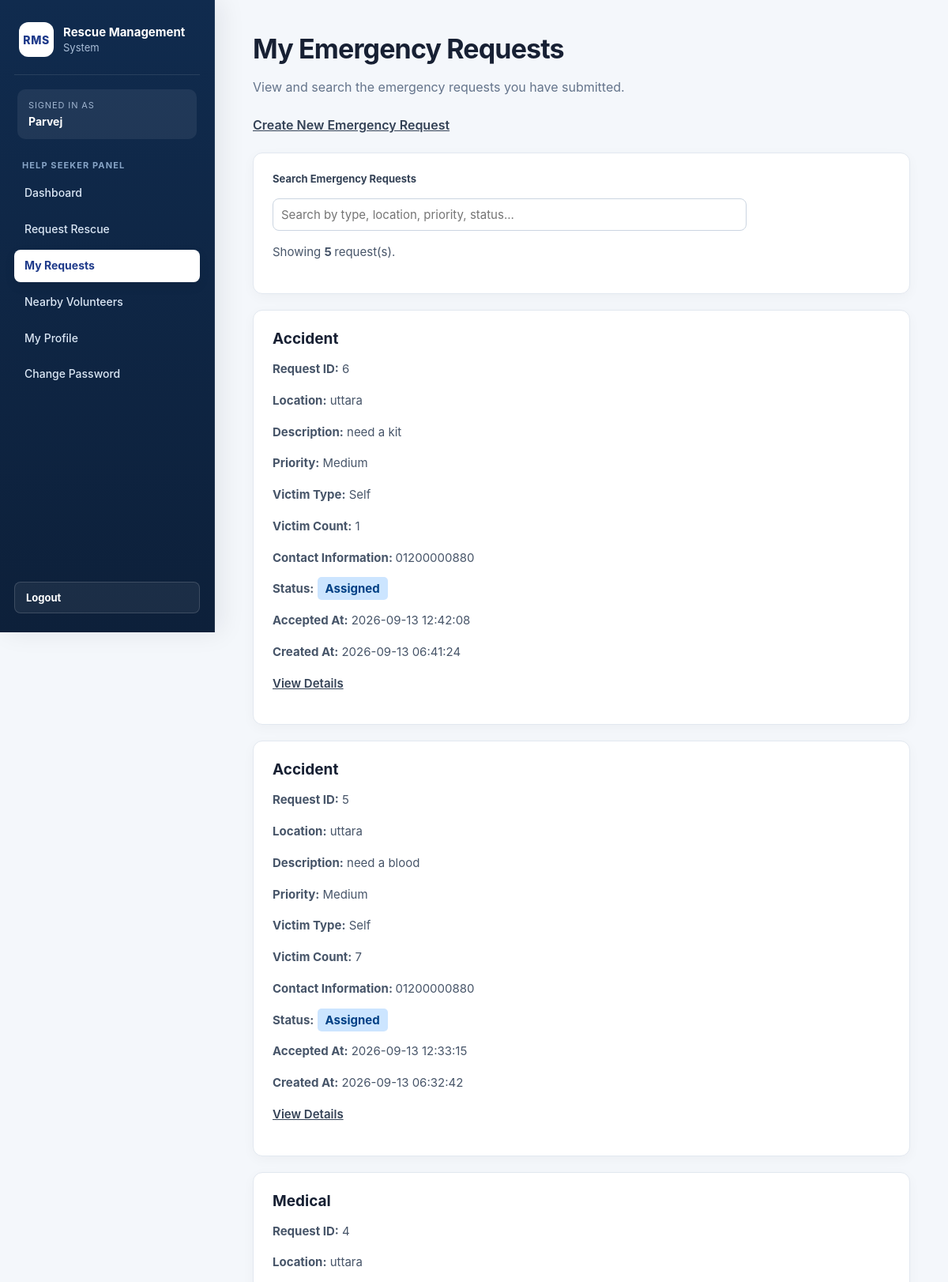
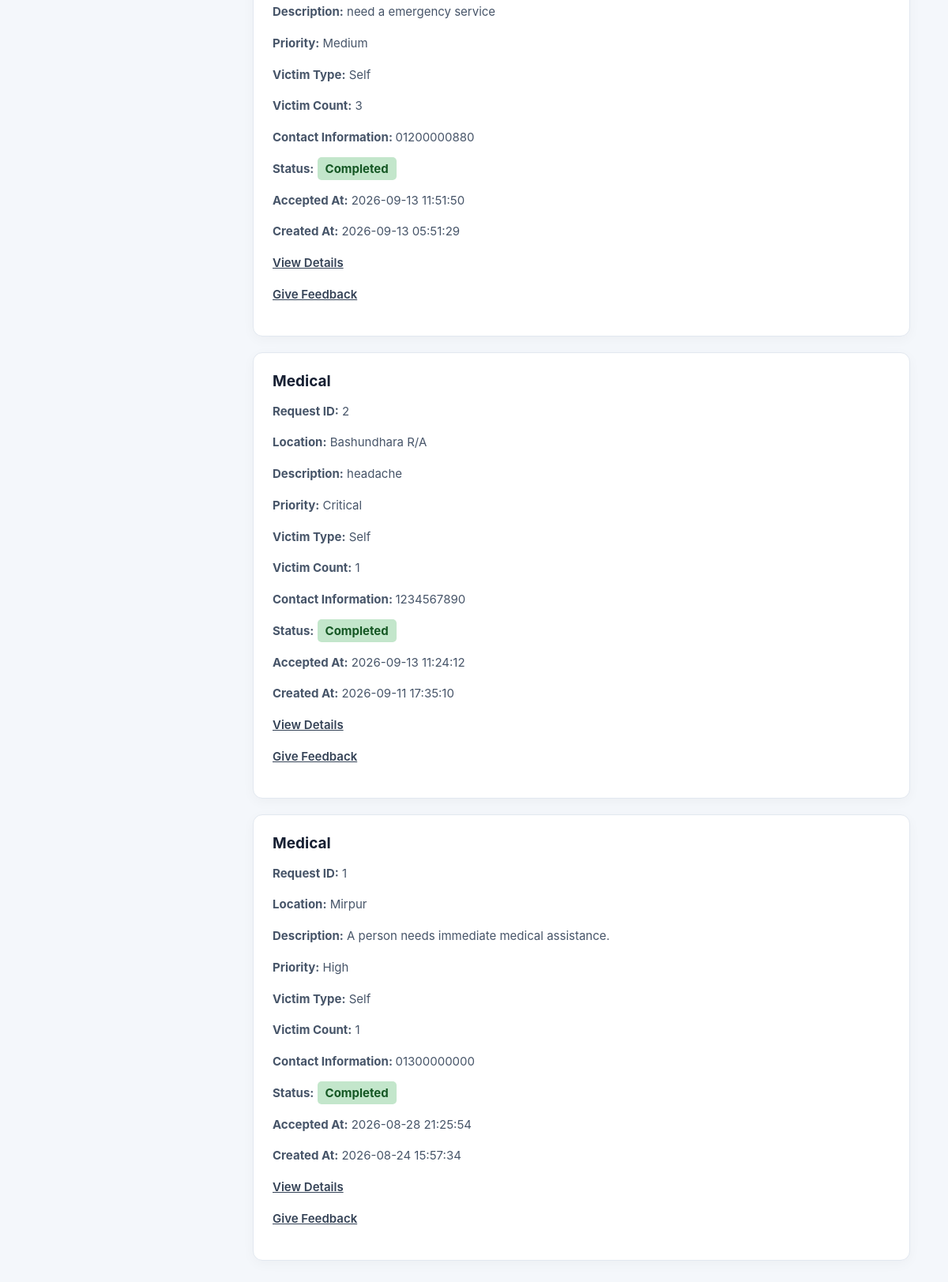
The app's page /index.php?page=helpseeker-requests (signed in) with its own data (2 pictures, top to bottom).
### tables this page shows
CREATE TABLE `emergency_requests` (
  `id` int(11) NOT NULL,
  `help_seeker_id` int(11) NOT NULL,
  `emergency_type` varchar(50) NOT NULL,
  `location` varchar(255) NOT NULL,
  `description` text NOT NULL,
  `priority` enum('low','medium','high','critical') NOT NULL DEFAULT 'medium',
  `victim_type` enum('self','other') NOT NULL DEFAULT 'self',
  `victim_information` text DEFAULT NULL,
  `victim_count` int(11) NOT NULL DEFAULT 1,
  `contact_information` varchar(150) NOT NULL,
  `status` enum('pending','assigned','ongoing','completed','cancelled') NOT NULL DEFAULT 'pending',
  `created_at` timestamp NOT NULL DEFAULT current_timestamp(),
  `updated_at` timestamp NOT NULL DEFAULT current_timestamp() ON UPDATE current_timestamp(),
  `volunteer_id` int(11) DEFAULT NULL,
  `accepted_at` datetime DEFAULT NULL
);

### models/HelpSeekerModel.php (called while the page is built, shortened)
<?php
function getHelpSeekerRequests(
    $conn,
    $help_seeker_id
) {
    $sql = "SELECT *
            FROM emergency_requests
            WHERE help_seeker_id = ?
            ORDER BY id DESC";
    $stmt = mysqli_prepare(
        $conn,
        $sql
    );
    mysqli_stmt_bind_param(
        $stmt,
        "i",
        $help_seeker_id
    );
    mysqli_stmt_execute($stmt);
    $result =
        mysqli_stmt_get_result($stmt);
    $requests = [];
    while (
        $row =
        mysqli_fetch_assoc($result)
    ) {
        $requests[] = $row;
    }
    return $requests;
}

### views/helpseeker/requests.php (the view, shortened to what this page needs)
<?php
require_once "views/partials/header.php";
require_once "views/partials/sidebar.php";
?>
<div class="content">
    <h1>My Emergency Requests</h1>
    <p>
        View and search the emergency requests you have submitted.
    </p>
    <p>
        <a href="index.php?page=helpseeker-request-create">
            Create New Emergency Request
        </a>
    </p>
    <div class="card">
        <label for="helpSeekerRequestSearch">
            <strong>Search Emergency Requests</strong>
        </label>
        <input
            type="search"
            id="helpSeekerRequestSearch"
            placeholder="Search by type, location, priority, status..."
            autocomplete="off"
        >
        <p id="helpSeekerSearchMessage">
            Showing
            <strong id="helpSeekerRequestCount">
                <?php echo count($requests); ?>
            </strong>
            request(s).
        </p>
    </div>
    <div id="helpSeekerRequestList">
        <?php if (empty($requests)): ?>
            <div class="card">
                <h3>No Emergency Requests</h3>
                <p>
                    You have not submitted any emergency requests yet.
                </p>
                <p>
                    <a href="index.php?page=helpseeker-request-create">
                        Create Emergency Request
                    </a>
                </p>
            </div>
        <?php else: ?>
            <?php foreach ($requests as $request): ?>
                <div class="card">
                    <h3>
                        <?php
                        echo htmlspecialchars(
                            ucfirst(
                                $request['emergency_type']
                            )
                        );
                        ?>
                    </h3>
                    <p>
                        <strong>Request ID:</strong>
                        <?php
                        echo (int)$request['id'];
                        ?>
                    </p>
                    <p>
                        <strong>Location:</strong>
                        <?php
                        echo htmlspecialchars(
                            $request['location']
                        );
                        ?>
                    </p>
                    <p>
                        <strong>Description:</strong>
                        <?php
                        echo htmlspecialchars(
                            $request['description']
                        );
                        ?>
                    </p>
                    <p>
                        <strong>Priority:</strong>
                        <?php
                        echo htmlspecialchars(
                            ucfirst(
                                $request['priority']
                            )
                        );
                        ?>
                    </p>
                    <p>
                        <strong>Victim Type:</strong>
                        <?php
                        echo htmlspecialchars(
                            ucfirst(
                                $request['victim_type']
                            )
                        );
                        ?>
                    </p>
                    <p>
                        <strong>Victim Count:</strong>
                        <?php
                        echo (int)$request[
                            'victim_count'
                        ];
                        ?>
                    </p>
                    <p>
                        <strong>
                            Contact Information:
                        </strong>
                        <?php
                        echo htmlspecialchars(
                            $request[
                                'contact_information'
                            ]
                        );
                        ?>
                    </p>
                    <p>
                        <strong>Status:</strong>
                        <?php
                        $status =
                            $request['status']
                            ?? 'pending';
                        $statusText =
                            ucfirst($status);
                        $statusClass =
                            'status-pending';
                        if ($status === 'assigned') {
                            $statusClass =
                                'status-assigned';
                        } elseif ($status === 'ongoing') {
                            $statusClass =
                                'status-ongoing';
                        } elseif ($status === 'completed') {
                            $statusClass =
                                'status-completed';
                        } elseif ($status === 'cancelled') {
                            $statusClass =
                                'status-cancelled';
                        }
                        ?>
                        <span
                            class="<?php
                                echo $statusClass;
                            ?>"
                        >
                            <?php
                            echo htmlspecialchars(
                                $statusText
                            );
                            ?>
                        </span>
                    </p>
                    <?php
                    if (
                        !empty(
                            $request['accepted_at']
                        )
                    ):
                    ?>
                        <p>
                            <strong>Accepted At:</strong>
                            <?php
                            echo htmlspecialchars(
                                $request['accepted_at']
                            );
                            ?>
                        </p>
                    <?php endif; ?>
                    <p>
                        <strong>Created At:</strong>
                        <?php
                        echo htmlspecialchars(
                            $request['created_at']
                            ?? ''
                        );
                        ?>
                    </p>
                    <p>
                        <a
                            href="index.php?page=helpseeker-request-view&id=<?php
                                echo (int)$request['id'];
                            ?>"
                        >
                            View Details
                        </a>
                    </p>
                    <?php if ($status === 'completed'): ?>
                        <p>
                            <a
                                href="index.php?page=helpseeker-feedback&id=<?php
                                    echo (int)$request['id'];
                                ?>"
                            >
                                Give Feedback
                            </a>
                        </p>
                    <?php endif; ?>
                </div>
            <?php endforeach; ?>
        <?php endif; ?>
    </div>
</div>
<?php
require_once "views/partials/footer.php";
?>

### views/helpseeker/requests.php (style rules this page uses)
#helpSeekerRequestSearch { width: 100%; max-width: 600px; padding: 10px; margin-top: 10px; font-size: 15px; }
.status-assigned { color: #004085; background-color: #cce5ff; padding: 5px 10px; border-radius: 5px; font-weight: bold; }
.status-completed { color: #155724; background-color: #c3e6cb; padding: 5px 10px; border-radius: 5px; font-weight: bold; }

### records on screen
emergency_requests: emergency_type "Accident", id "6", location "uttara", description "need a kit", priority "Medium", victim_type "Self", victim_count "1", contact_information "01200000880", status "Assigned", accepted_at "2026-09-13 12:42:08", created_at "2026-09-13 06:41:24"
emergency_requests: emergency_type "Accident", id "5", location "uttara", description "need a blood", priority "Medium", victim_type "Self", victim_count "7", contact_information "01200000880", status "Assigned", accepted_at "2026-09-13 12:33:15", created_at "2026-09-13 06:32:42"
emergency_requests: emergency_type "Medical", id "4", location "uttara", description "need a emergency service", priority "Medium", victim_type "Self", victim_count "3", contact_information "01200000880", status "Completed", accepted_at "2026-09-13 11:51:50", created_at "2026-09-13 05:51:29"
emergency_requests: emergency_type "Medical", id "2", location "Bashundhara R/A", description "headache", priority "Critical", victim_type "Self", victim_count "1", contact_information "1234567890", status "Completed", accepted_at "2026-09-13 11:24:12", created_at "2026-09-11 17:35:10"
emergency_requests: emergency_type "Medical", id "1", location "Mirpur", description "A person needs immediate medical assistance.", priority "High", victim_type "Self", victim_count "1", contact_information "01300000000", status "Completed", accepted_at "2026-08-28 21:25:54", created_at "2026-08-24 15:57:34"

### other values on screen
$userName "Parvej"
count($requests) "5"
